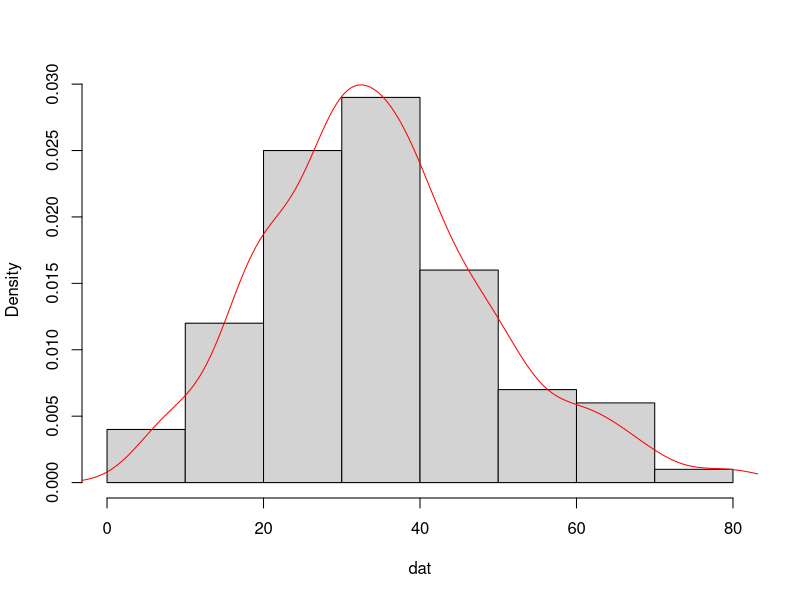
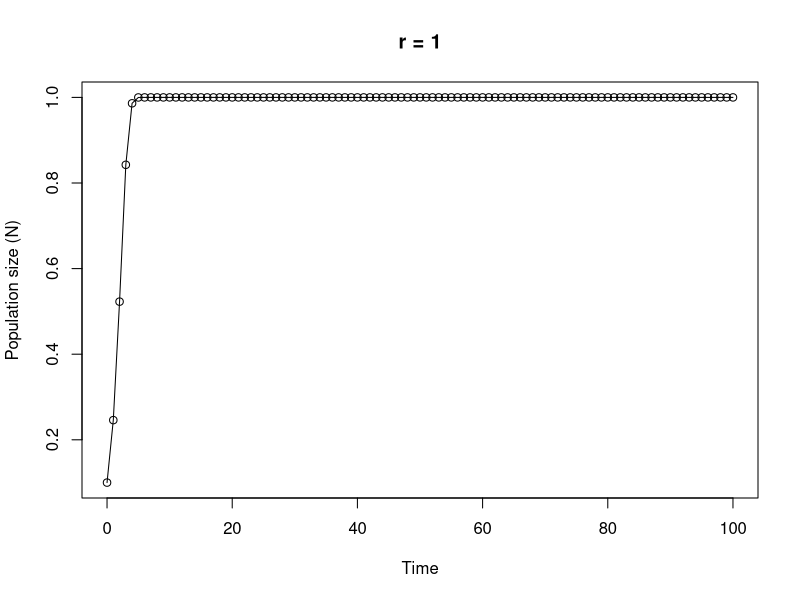

These figures' R source, in order:
## ----Q1, results = 'asis'-----------------------------------------------------------------------------------------------------

# area of a circle
# the equation to calculate the area of a circle is pi * radius^2

circle.area <- function(d){ 
	pi * (d/2)^2
}

# to use your new function

circle.area(10)
# [1] 78.53982

# to test on a vector of diameters
# first create a vector with diameters ranging from 0 to 50 in steps of 10

cir.diam <- seq(from = 0, to = 50, by = 10)

# test your function

circle.area(cir.diam)
# [1]    0.00000   78.53982  314.15927  706.85835 1256.63706 1963.49541


## ----Q2, tidy = TRUE----------------------------------------------------------------------------------------------------------

far.cent <- function(a){
	val <- (a-32)*5/9
	print(paste("Fahrenheit: ", round(a, digits = 3), "oF",sep = " "), quote = FALSE)# round 3dp
	print(paste("Centigrade: ", round(val, digits = 3), "oC", sep = " "), quote = FALSE)# round 3dp
}

# alternative Fahrenheit to centigrade using cat function

far.cent2 <- function(a){
	val <- (a - 32) * 5/9	#calculation
	cat("Fahrenheit: ", round(a, digits = 3), "oF", "\n")   # use cat function
	cat("Centigrade: ", round(val, digits = 3), "oC", "\n")   
}


## ----Q3-----------------------------------------------------------------------------------------------------------------------

# Create a vector of normally distributed data
# length 100, mean 35 and standard deviation of 29

vals <- rnorm(100, 35, 15)	# create some norm dist data mean 35, sd = 15

summary.fun <- function(dat){
	mymean <- round(mean(dat), digits = 4)      	# calc mean
	mymedian <- round(median(dat), digits = 4)    # calc median
	mymin <- round(min(dat), digits = 4)          # calc min
	mymax <- round(max(dat), digits = 4)          # calc max
	print(paste("mean:", mymean, sep = " "), quote = FALSE)     # print mean
	print(paste("median:", mymedian, sep = " "), quote = FALSE)     # print median
	print(paste("range:", "from:", mymin, "to", mymax, sep = " "), quote = FALSE) 
	dens <- density(dat)                          # estimate density curve
	hist(dat, main = "",type = "l",freq = FALSE)  # plot histogram
	lines(dens, lty = 1, col = "red")             # plot density curve
}

# use the function
summary.fun(vals)


## ----Q4-----------------------------------------------------------------------------------------------------------------------

# calculate a median

ourmedian <- function(x){
	n <- length(x)
	if (n %% 2 == 1)      # odd numbers
	  sort(x)[(n + 1)/2]  # find the middle number by adding 1 to length and div 2
	else {                # even numbers
	  middletwo <- sort(x)[(n/2) + 0:1]   #find the two middle numbers
	  mean(middletwo)
	  }
}

# use the function
mydat <- sample(1:50, size = 10, replace = TRUE )

# our function
ourmedian(mydat)

# R median function
median(mydat)


## ----Q5, tidy = TRUE----------------------------------------------------------------------------------------------------------

# function to simulate Ricker model

Ricker.model <- function(nzero, r, time, K=1){     # sets initial parameters
  N <- numeric(time + 1)    # creates a real vector of length time+1 to store values of Nt+1
  N[1] <- nzero             # sets initial population size in first element of N
  for (i in 1:time) {				# loops over time
      N[i+1] <- N[i]*exp(r*(1 - N[i]/K))    
  }
  Time <- 0:time   					 # creates vector for x axis
  plot(Time, N, type = "o", xlim = c(0, time), xlab = "Time", ylab = "Population size (N)", main = paste("r =", r, sep=" "))   # plots     output
}

# To run
# play around with the different parameters, especially r
Ricker.model(nzero=0.1,r=1,time=100)
